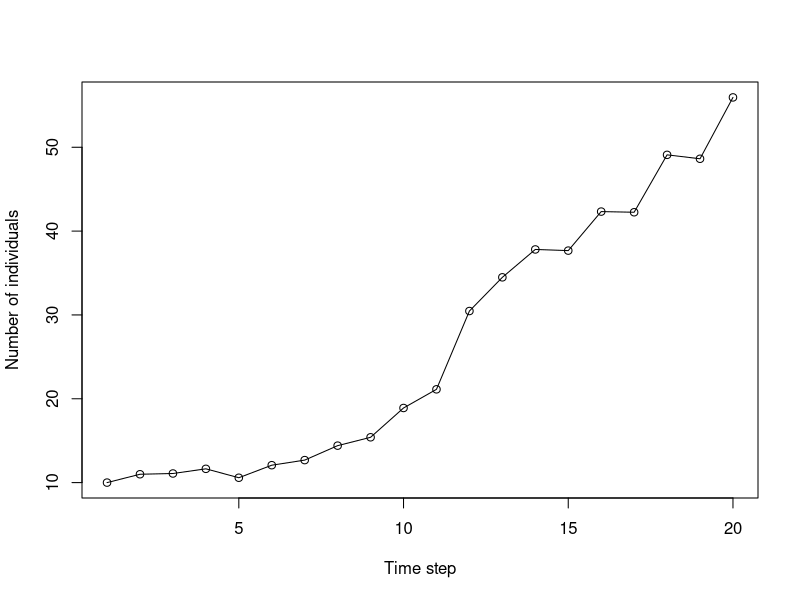
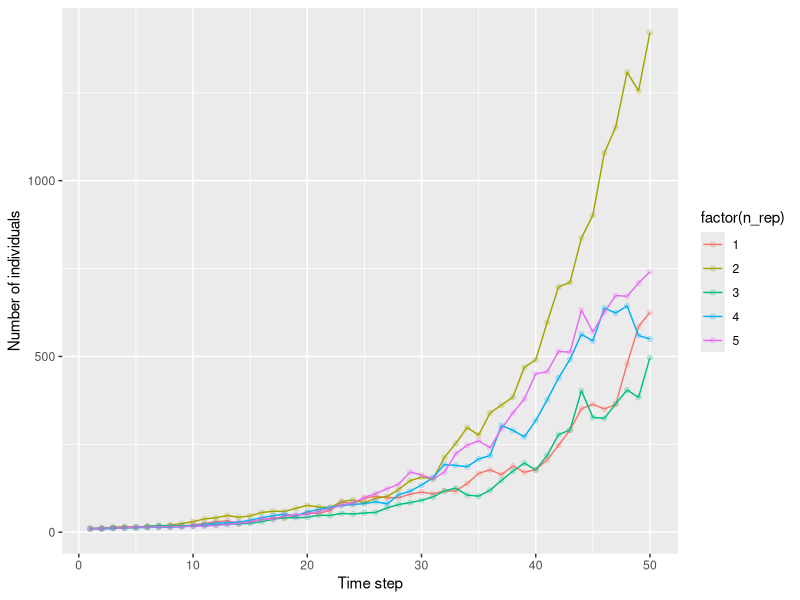
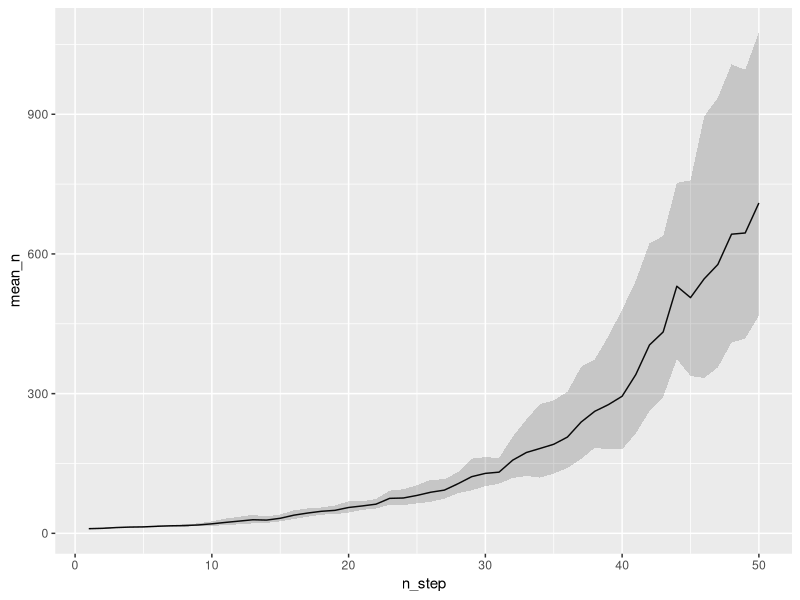

Write R code to recreate these figures, in order.
## ---- chunk 1

# 100 random values following a normal distribution
set.seed(123) # for reproducibility
y <- rnorm(n = 100, mean = 50, sd = 25)

# show the first 10 elements
print(y[1:10])
## ---- chunk 2

cv <- sd(y) / mean(y)
print(cv)
## ---- chunk 3

mycv <- function(x) {
  cv <- sd(x) / mean(x)
  return(cv)
}
## ---- chunk 4

mycv(x = y)
## ---- chunk 5

mycv <- function(x) {
  
  mu <- mean(x)
  sigma <- sd(x)
  cv <- sd(x) / mean(x)
  
  return(list(mu = mu,
              sigma = sigma,
              cv = cv)
         )
}

## ---- chunk 6

estimate <- mycv(x = y)

estimate

estimate$cv

estimate$mu

estimate$sigma

## ---- chunk 7

z <- rnorm(100, mean = 50, sd = 25)
z[sample(1:100, size = 10)] <- NA 

## ---- chunk 8

mycv(x = z)

## ---- chunk 9

mycv <- function(x) {
  
  # remove NAs if any
  if(any(is.na(x))) {
    x <- na.omit(x)
    message("NA detected in the data; removed before the estimation")
  }
  
  mu <- mean(x)
  sigma <- sd(x)
  cv <- sd(x) / mean(x)
  
  return(list(mu = mu,
              sigma = sigma,
              cv = cv)
         )
}

## ---- chunk 10

# z contains NAs in the data
mycv(x = z)

## ---- chunk 11

# y does not contain NAs in the data
mycv(x = y)

## ---- chunk 12

sim_geomodel <- function(n_step,
                         lambda,
                         sd_eps,
                         n1 = 10) {
  
  log_n <- NULL
  log_n[1] <- log(n1)
  eps <- rnorm(n = n_step, mean = 0, sd = sd_eps)
  
  for(t in 1:(n_step - 1)) {
    log_n[t + 1] <- log(lambda) + log_n[t] + eps[t]
  }
  
  n <- exp(log_n)
  
  df_dynamics <- dplyr::tibble(n_step = 1:n_step,
                               n = n)
  
  return(df_dynamics)
}

## ---- chunk 13

re <- sim_geomodel(n_step = 20,
                   lambda = 1.1,
                   sd_eps = 0.1)

print(re)

plot(n ~ n_step,
     data = re,
     xlab = "Time step",
     ylab = "Number of individuals",
     type = "o")

## ---- chunk 14

library(tidyverse)

# create output dataframe
df_dynamics <- tibble()

# define n_step
n_step <- 50

for(i in 1:5) {
  
  df_subset <- sim_geomodel(n_step = n_step,
                            lambda = 1.1,
                            sd_eps = 0.1)
  
  # add replicate number column
  df_subset <- df_subset %>% 
    mutate(n_rep = i)
  
  # combine replication subsets
  df_dynamics <- bind_rows(df_dynamics, df_subset)
  
}

print(df_dynamics)
## ---- chunk 15

g <- ggplot(df_dynamics) +
  geom_line(aes(x = n_step, y = n, color = factor(n_rep))) +
  geom_point(aes(x = n_step, y = n, color = factor(n_rep)), alpha = 0.2) +
  ylab("Number of individuals") +
  xlab("Time step")
  
print(g)

## ---- chunk 16

# summarize df_dynamics
df_summary <- df_dynamics %>% 
  group_by(n_step) %>% 
  summarize(log_mean_n = mean(log(n)), # mean of log-transformed n
            log_sd_n = sd(log(n))) %>%  # sd of log-transformed n
  mutate(log_upper = log_mean_n + log_sd_n,
         log_lower = log_mean_n - log_sd_n) %>% 
  mutate(mean_n = exp(log_mean_n),
         upper = exp(log_upper),
         lower = exp(log_lower))
  
print(df_summary)
## ---- chunk 17

ggplot(df_summary) +
  geom_line(aes(x = n_step, y = mean_n)) + # line for mean n
  geom_ribbon(aes(x= n_step, ymin = lower, ymax = upper),
              alpha = 0.2) # sd around the mean

